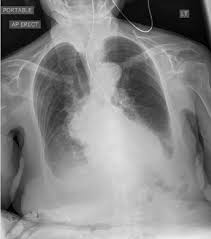
#> input picture blocked_test.jpg, 211 x 239 px
$ python -i device_detector.py   (imports and definitions only)
#> lines starting #> are read from the running program, lines starting #| are printed output that depends on the picture; after the words box and inside, x2 and y2 are one past the last pixel; in counts of white or black regions, pixels touching at a corner belong together
#> further down, picture is the input picture: shape (239, 211, 3); min 0, max 236, mean 133.8
"""
Medical device artifact detection for chest X-rays.

Detects linear artifacts (catheters, chest drains, pacemaker leads, ECG wires)
using morphological operations and the Probabilistic Hough transform.  Returns a
soft mask highlighting device regions so the inference pipeline can flag and
penalise predictions whose Grad-CAM activations overlap these regions.

Device-simulating augmentation transforms (Task 2c) are also defined here so
that the training pipeline can inject synthetic device artifacts, helping the
model learn to ignore them.
"""

from __future__ import annotations

import logging
import random as _random

import cv2
import numpy as np
from PIL import Image, ImageDraw

logger = logging.getLogger(__name__)


# ---------------------------------------------------------------------------
# Detection
# ---------------------------------------------------------------------------

def detect_medical_devices(image_array: np.ndarray) -> np.ndarray:
    """Detect linear medical artifacts in a chest X-ray image.

    Uses adaptive thresholding, morphological line filters (horizontal,
    vertical, and diagonal kernels), and the Probabilistic Hough transform
    to find thin high-intensity structures (tubes, drains, pacemaker leads,
    ECG wires).

    Parameters
    ----------
    image_array : np.ndarray
        RGB (H, W, 3) or grayscale (H, W) image as uint8.

    Returns
    -------
    np.ndarray
        Binary mask (H, W) uint8 — 255 where device artifacts are likely,
        0 elsewhere.
    """
    if image_array.ndim == 3:
        gray = cv2.cvtColor(image_array.astype(np.uint8), cv2.COLOR_RGB2GRAY)
    else:
        gray = image_array.astype(np.uint8)

    h, w = gray.shape
#> h = 239; w = 211

    # Enhance local contrast to make thin bright structures more visible
    clahe = cv2.createCLAHE(clipLimit=2.0, tileGridSize=(8, 8))
    enhanced = clahe.apply(gray)
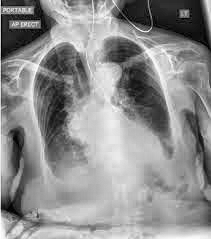
#> enhanced: shape (239, 211); min 1, max 255, mean 142

    # Adaptive threshold to isolate bright linear structures
    binary = cv2.adaptiveThreshold(
        enhanced, 255,
        cv2.ADAPTIVE_THRESH_GAUSSIAN_C,
        cv2.THRESH_BINARY,
        blockSize=11,
        C=-5,
    )
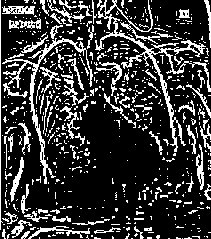
#> binary: shape (239, 211); 21.3% white in thin lines or dots

    # Morphological line detectors — catheters and drains are elongated
    kernel_h = cv2.getStructuringElement(cv2.MORPH_RECT, (max(w // 8, 20), 1))
    h_lines = cv2.morphologyEx(binary, cv2.MORPH_OPEN, kernel_h)
#> h_lines: shape (239, 211); every value is 0

    kernel_v = cv2.getStructuringElement(cv2.MORPH_RECT, (1, max(h // 8, 20)))
#> kernel_v = 29 values from 1 to 1
    v_lines = cv2.morphologyEx(binary, cv2.MORPH_OPEN, kernel_v)
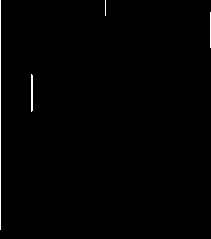
#> v_lines: shape (239, 211); 0.71% white in thin lines or dots

    diag_size = max(min(h, w) // 10, 15)
#> diag_size = 21
    kernel_d1 = np.eye(diag_size, dtype=np.uint8)
    kernel_d2 = np.fliplr(np.eye(diag_size, dtype=np.uint8))
    d1_lines = cv2.morphologyEx(binary, cv2.MORPH_OPEN, kernel_d1)
    d2_lines = cv2.morphologyEx(binary, cv2.MORPH_OPEN, kernel_d2)
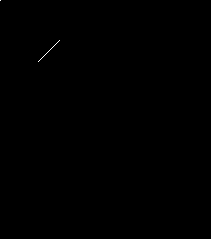
#> d2_lines: shape (239, 211); 0.05% white in thin lines or dots, all inside (x1, y1, x2, y2) = (0, 0, 60, 62)

    # Probabilistic Hough for strong linear structures (leads, wires)
    hough_mask = np.zeros_like(gray)
    edges = cv2.Canny(enhanced, 50, 150, apertureSize=3)
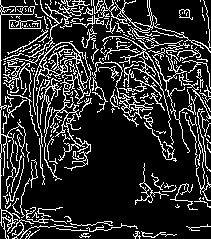
#> edges: shape (239, 211); 18% white in thin lines or dots
    lines = cv2.HoughLinesP(
        edges,
        rho=1,
        theta=np.pi / 180,
        threshold=max(w // 6, 60),
        minLineLength=max(w // 8, 40),
        maxLineGap=20,
    )
#> lines = 56 rows, first 6: [0, 222, 0, 0], [61, 1, 209, 149], [12, 238, 12, 51], [14, 6, 114, 106], [31, 187, 101, 5], [29, 111, 46, 13]
    if lines is not None:
        for x1, y1, x2, y2 in lines[:, 0]:
            cv2.line(hough_mask, (x1, y1), (x2, y2), 255, 3)
#> this loop made 56 passes
#> (x1, y1, x2, y2) on passes 1 to 12: (0, 222, 0, 0), (61, 1, 209, 149), (12, 238, 12, 51), (14, 6, 114, 106), (31, 187, 101, 5), (29, 111, 46, 13), (99, 111, 205, 5), (6, 183, 179, 10), (4, 229, 78, 1), (5, 56, 206, 59), (125, 116, 209, 32), (180, 10, 208, 206)
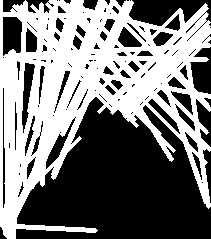
#> hough_mask: shape (239, 211); 48.2% white; 1 white region, box (x1, y1, x2, y2) and area: (0, 0, 211, 239) 24303

    # Union of all detections
    device_mask = cv2.bitwise_or(h_lines, v_lines)
    device_mask = cv2.bitwise_or(device_mask, d1_lines)
    device_mask = cv2.bitwise_or(device_mask, d2_lines)
#> device_mask: shape (239, 211); 0.75% white in thin lines or dots
    device_mask = cv2.bitwise_or(device_mask, hough_mask)
#> device_mask: shape (239, 211); 48.3% white; 1 white region, box (x1, y1, x2, y2) and area: (0, 0, 211, 239) 24350

    # Dilate to capture the region immediately around each detected structure
    dil_kernel = cv2.getStructuringElement(cv2.MORPH_ELLIPSE, (7, 7))
    device_mask = cv2.dilate(device_mask, dil_kernel)
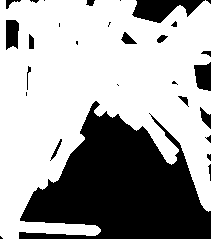
#> device_mask: shape (239, 211); 64.7% white; 29 black regions (11 under 20 px), largest, box (x1, y1, x2, y2) and area: (19, 101, 211, 239) 15325, (132, 0, 205, 23) 984, (194, 62, 211, 91) 384

    return device_mask


# [23 lines left out: function flag_device_presence, not called in this run]


# ---------------------------------------------------------------------------
# Device-simulating augmentation transforms (torchvision-compatible)
# ---------------------------------------------------------------------------

class RandomLinearArtifact:
    """Simulate a catheter or chest drain as a thin bright line.

    Randomly places 1–n_lines lines at arbitrary angles, mimicking
    high-intensity linear implants visible on chest X-rays.

    Parameters
    ----------
    p : float
        Probability of applying this transform per image.
    n_lines : int
        Maximum number of lines to draw.
    width : int
        Line thickness in pixels.
    """

    # [22 lines left out: functions __init__, __call__, not called in this run]


class RandomCircularBlob:
    """Simulate ECG electrode pads as small circular blobs.

    Parameters
    ----------
    p : float
        Probability of applying per image.
    n_blobs : int
        Maximum number of blobs to draw.
    radius : int
        Approximate blob radius in pixels.
    """

    # [22 lines left out: functions __init__, __call__, not called in this run]


class RandomEdgeWire:
    """Simulate a pacemaker lead or edge wire along one side of the image.

    Draws a slightly wavy high-intensity path near the left or right edge,
    mimicking the appearance of pacemaker leads on PA chest X-rays.

    Parameters
    ----------
    p : float
        Probability of applying per image.
    width : int
        Wire thickness in pixels.
    """

    def __init__(self, p: float = 0.2, width: int = 2):
        self.p = p
        self.width = width

    # [23 lines left out: function __call__, not called in this run]

>>> import cv2
>>> picture = cv2.cvtColor(cv2.imread('../blocked_test.jpg'), cv2.COLOR_BGR2RGB)
>>> result = detect_medical_devices(picture)

$ run again, on test2.jpg
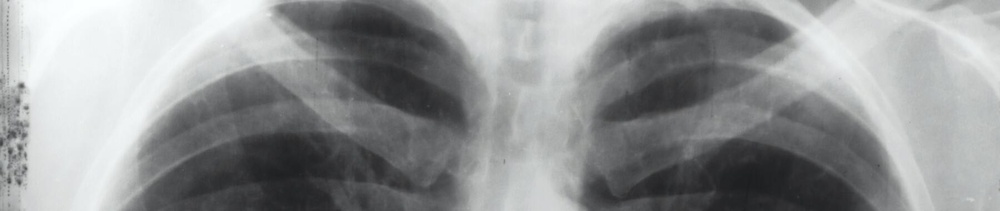
#> input picture test2.jpg, 1000 x 211 px, shrunk from 1800 x 379 before the run
#> in detect_medical_devices, `binary = cv2.adaptiveThreshold( enhanced, 255, cv2.ADAPTIVE_THRESH_GAU..`:
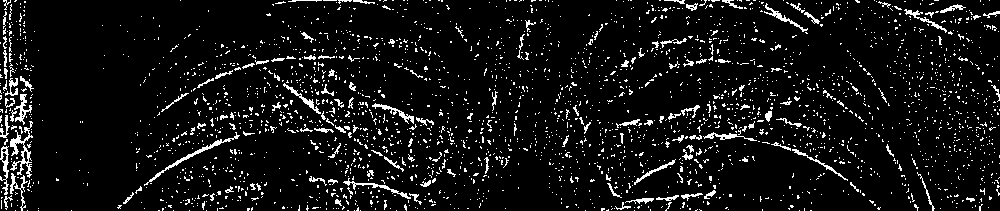
#> binary: shape (211, 1000); 7.4% white in thin lines or dots
#> h_lines: shape (211, 1000); every value is 0
#> in detect_medical_devices, `edges = cv2.Canny(enhanced, 50, 150, apertureSize=3)`:
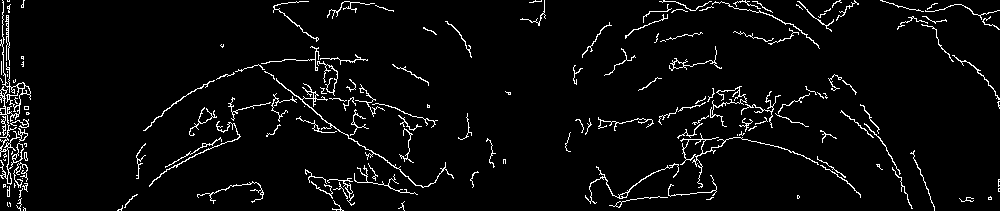
#> edges: shape (211, 1000); 4.2% white in thin lines or dots
#> lines = None

$ run again, on test3.jpeg
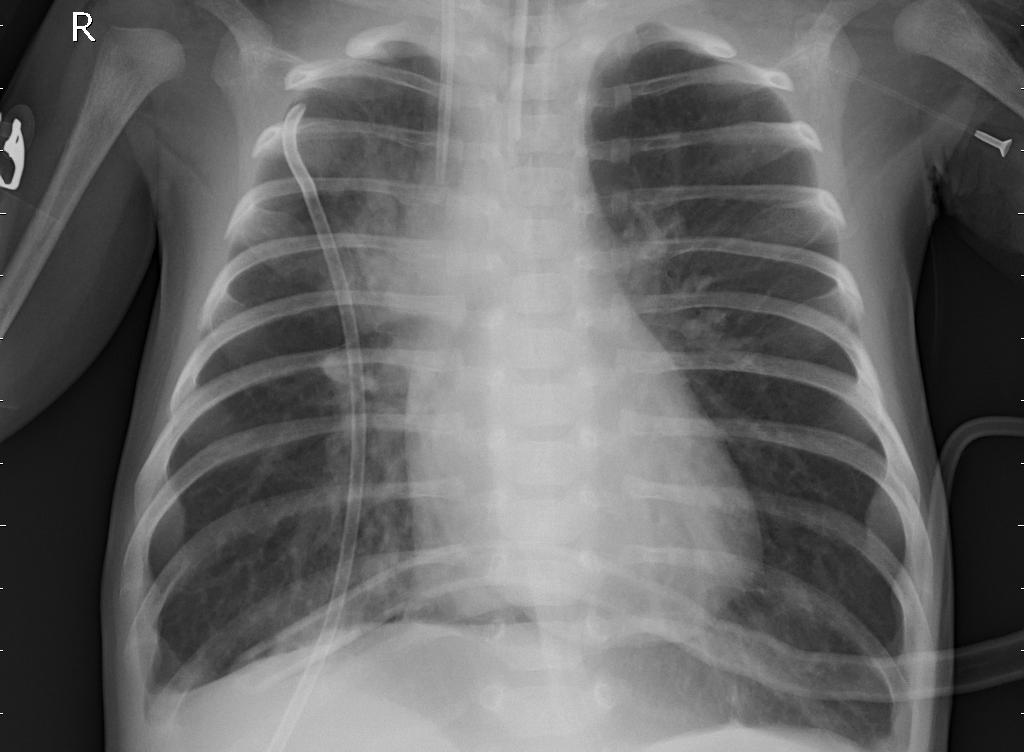
#> input picture test3.jpeg, 1024 x 752 px
#> picture is the input picture: shape (752, 1024, 3); min 0, max 255, mean 102.2
#> in detect_medical_devices, `binary = cv2.adaptiveThreshold( enhanced, 255, cv2.ADAPTIVE_THRESH_GAU..`:
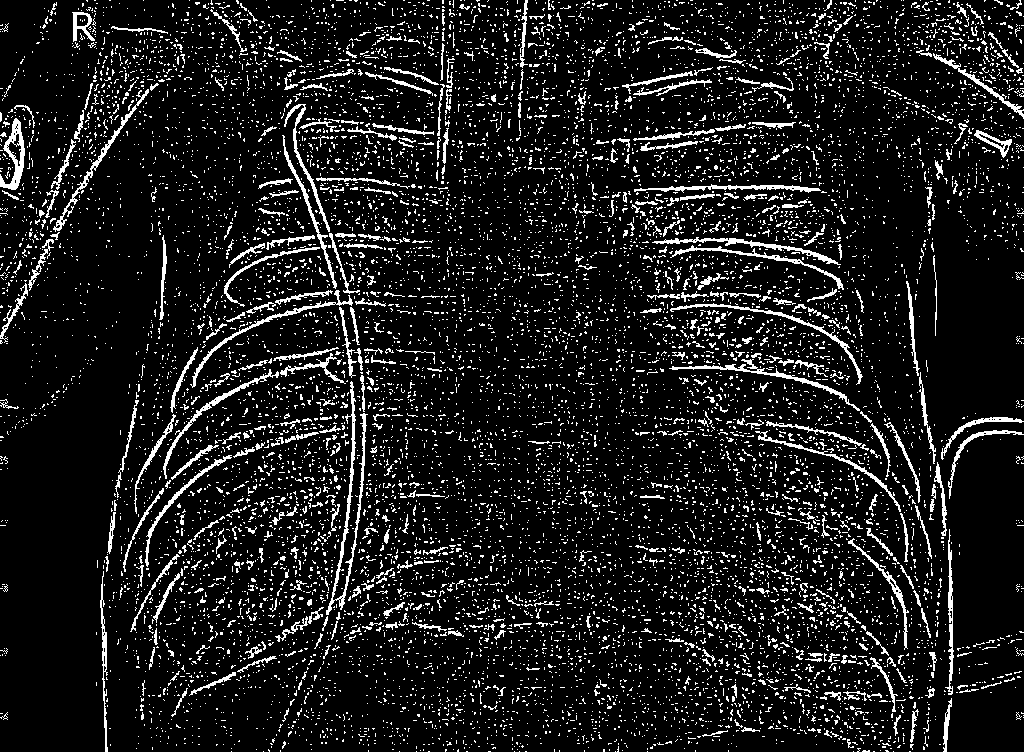
#> binary: shape (752, 1024); 10.7% white in thin lines or dots
#> h_lines: shape (752, 1024); every value is 0
#> v_lines: shape (752, 1024); 0.01% white in thin lines or dots, all inside (x1, y1, x2, y2) = (352, 383, 353, 482)
#> in detect_medical_devices, `edges = cv2.Canny(enhanced, 50, 150, apertureSize=3)`:
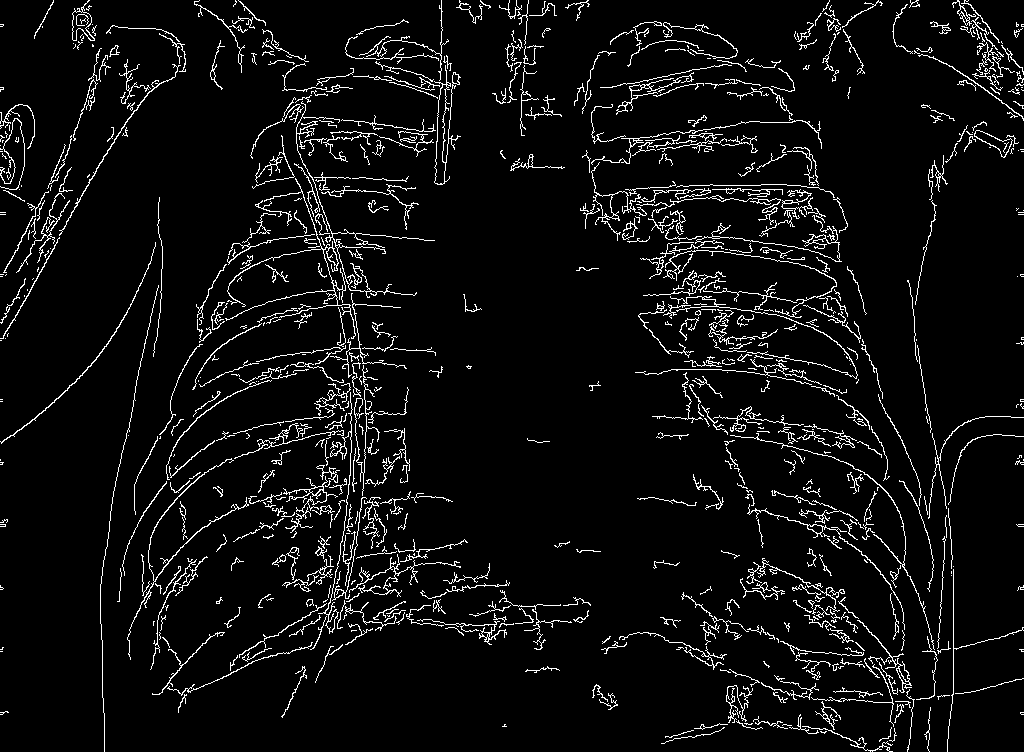
#> edges: shape (752, 1024); 5.7% white in thin lines or dots
#> lines = None
#> device_mask: shape (752, 1024); 0.09% white; 1 white region, box (x1, y1, x2, y2) and area: (349, 380, 356, 485) 719
